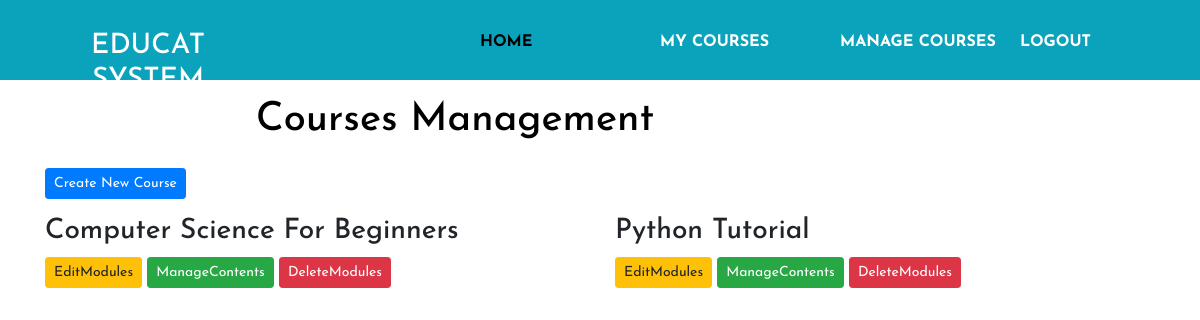
The page /course/mine/ (signed in) on the database its author committed.
### courses/models.py (models this page shows, shortened)
class Course(models.Model):
    owner = models.ForeignKey(User, related_name='courses_created', on_delete=models.CASCADE)
    subject = models.ForeignKey(Subject, related_name='courses', on_delete=models.CASCADE)
    title = models.CharField(max_length=200)
    slug = models.SlugField(max_length=200, unique=True)
    overview = models.TextField()
    created = models.DateTimeField(auto_now_add=True)
    students = models.ManyToManyField(User, related_name='course_joined', blank=True)
    class Meta:
        ordering = ('-created',)

### courses/views.py (the view, shortened to what this page needs)
class ManageCourseListView(ListView):
    model = Course
    template_name = 'courses/manage/course/list.html'

### courses/views.py (called while the page is built)
    def get_queryset(self):
        qs = super(OwnerMixin, self).get_queryset()
        return qs.filter(owner=self.request.user)

### courses/templates/courses/manage/course/list.html (shortened to what this page needs)
{% extends "base.html" %}
{% block content %}
<div class="container mt-3 mb-5">
  <h1 class="course-management mb-4">Courses Management</h1>
   <p>
    <a href="{% url 'course_create' %}" class="btn btn-sm btn-primary">Create New Course</a>
  </p>
 <div class="module row">
   {% for course in object_list %}
   <div class="col-md-6">
     <div class="course-info">
      <h3>{{ course.title }}</h3>
  <p>
   <a class="pr-2 btn btn-sm btn-warning" href="{% url 'course_module_update' course.id %}">EditModules</a>
   {% if course.modules.count > 0 %}
   <a class="pr-2 btn btn-sm btn-success" href="{% url 'module_content_list' course.modules.first.id%}">ManageContents</a>
   {% endif %}
   <a class="btn btn-sm btn-danger" href="{% url 'course_delete' course.id %}">DeleteModules</a>
  </p>
     </div>
  </div>
 {% empty %}
 <p>You haven't created any courses yet!!.</p>
 {% endfor %}
 </div>
</div>
{% endblock %}

### courses/static/css/style.css (style rules this page uses)
* { margin: 0; padding:0; box-sizing: border-box; font-family: 'Josefin Sans', sans-serif; }
h1 { color: #ffffff; }
a { text-decoration:none !important; }
.course-management { color:#000; }

### rows shown on the page
Course: title "Computer Science For Beginners", shows "ManageContents"
Course: title "Python Tutorial", shows "ManageContents"
